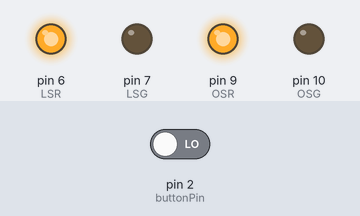
This sketch was run on a simulated Arduino Uno, built with avr-gcc and run on an emulated ATmega328P. Shown: output pins drawn as LEDs (lit = HIGH). The test bench sets the inputs (shaded band); at power-on: pin 2 (buttonPin) LOW. Pins used as bus, display or sensor lines are not drawn.

Above: at 12.8 s.
12.9 s: pin 2 (buttonPin) driven HIGH
At 19.1 s:
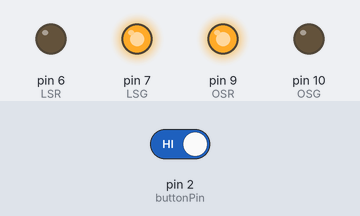
19.6 s: pin 2 (buttonPin) driven LOW
At 24.9 s:
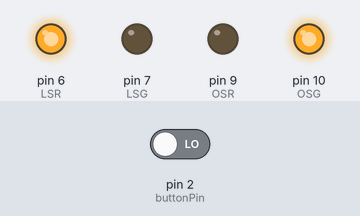
Timing chart, 0 to 37.5 s (numbered marks = the images above; inputs shaded):
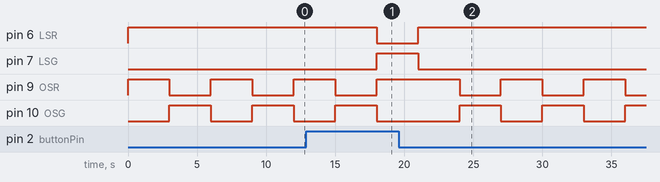

The sketch:

TrafficLightIfThenElse.ino
```cpp
/******************************************************************************
 *
 * Tech 4440-01 FA16  10/21/16
 * Stephanie Eordanidis
 * This program contains a if then else statements to simulate a traffice light
 * Circumstances for simulation include two road sides with opposing traffic
 * There is a Left turn signal for one road side
 * Button Press simulates car waiting at turn light
 *
*******************************************************************************/

// constants won't change. They're used here to
// set pin numbers:
const int buttonPin = 2;     // the number of the pushbutton pin
const int SSG =  13;      // the number of the LED pin   StraightSignal
const int SSR =  12;      // the number of the LED pin   StraightSignal
const int OSG =  10;      // the number of the LED pin   OpposingSignal
const int OSR =  9;      // the number of the LED pin    OpposingSignal
const int LSG =  7;      // the number of the LED pin    LeftLightSignal
const int LSR =  6;      // the number of the LED pin    LeftLightSignal


// variables will change:
int buttonState = 0;         // variable for reading the pushbutton status

void setup() {
  // initialize the LED pin as an output:
  pinMode(SSG, OUTPUT);
  pinMode(SSR, OUTPUT);
  pinMode(OSG, OUTPUT);
  pinMode(OSR, OUTPUT);
  pinMode(LSG, OUTPUT);
  pinMode(LSR, OUTPUT);
  // initialize the pushbutton pin as an input:
  pinMode(buttonPin, INPUT);
}

void loop() {
  // read the state of the pushbutton value:
  buttonState = digitalRead(buttonPin);

  // check if the pushbutton is pressed.
  // if it is, the buttonState is HIGH:
  if (buttonState == HIGH) {

    digitalWrite(LSG, HIGH);
    digitalWrite(LSR, LOW);

    digitalWrite(SSG, LOW);
    digitalWrite(SSR, HIGH);

    digitalWrite(OSG, LOW);
    digitalWrite(OSR, HIGH);

    delay(3000);              // wait for a second

  } else {

    digitalWrite(LSG, LOW);
    digitalWrite(LSR, HIGH);

    digitalWrite(SSG, HIGH);
    digitalWrite(SSR, LOW);

    digitalWrite(OSG, LOW);
    digitalWrite(OSR, HIGH);

    delay(3000);              // wait for a second

    digitalWrite(LSG, LOW);
    digitalWrite(LSR, HIGH);

    digitalWrite(SSG, LOW);
    digitalWrite(SSR, HIGH);

    digitalWrite(OSG, HIGH);
    digitalWrite(OSR, LOW);

    delay(3000);              // wait for a second


  }

}
```

Measured:
- after the input at 12.9 s, pin 6 (LSR): HIGH → LOW after 5.1 s; pin 7 (LSG): LOW → HIGH after 5.1 s
- after the input at 19.6 s, pin 6 (LSR): LOW → HIGH after 1.4 s; pin 7 (LSG): HIGH → LOW after 1.4 s; pin 9 (OSR), pin 10 (OSG): alternates HIGH for 3.0 s and LOW for 3.0 s, starting after 4.4 s
- by itself, pin 9 (OSR), pin 10 (OSG): alternates HIGH for 3.0 s and LOW for 3.0 s
